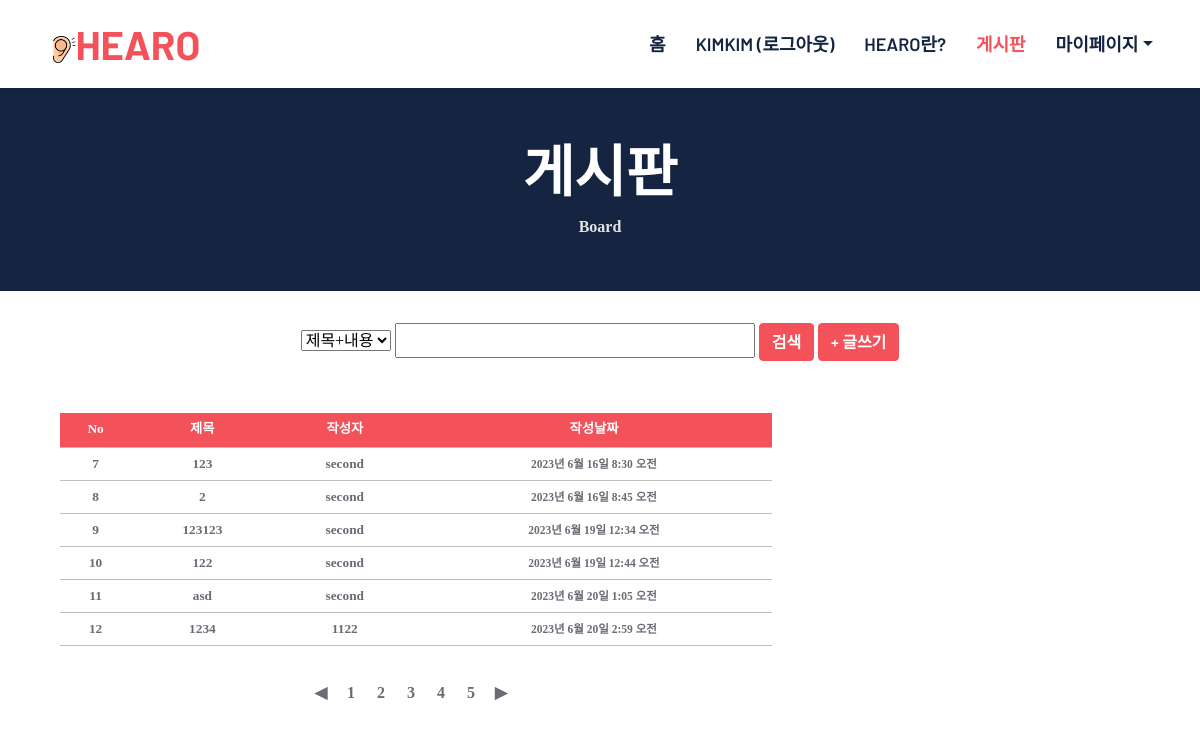
The page /Main/Post/ (signed in) on the database its author committed.
### SignIn/models.py (models this page shows, shortened)
class User(AbstractBaseUser):
    user_id = models.CharField(max_length=20, unique=True, primary_key=True)
    name = models.CharField(max_length=5)
    email = models.EmailField(max_length=30, unique=True)
    phone_num = models.CharField(max_length=11)
    emergency = models.CharField(max_length=11)
    address = models.CharField(max_length=50)
    gender = models.CharField(max_length=10)
    birth = models.DateField()
    medical_info = models.CharField(max_length=500,null=True, blank=True, default='')
    is_active = models.BooleanField(default=True)
    is_admin = models.BooleanField(default=False)
    is_staff = models.BooleanField(default=False)
    objects = UserManager()
    USERNAME_FIELD = 'user_id'
    REQUIRED_FIELDS = ['name', 'email', 'phone_num', 'emergency', 'address', 'gender', 'birth']
    @property
    def is_staff(self):
        return self.is_admin

### Main/models.py (models this page shows)
class Post(models.Model):
    post_id = models.AutoField(primary_key=True) # 게시물 번호 정수로 변경한 이유는 순서별로 정렬하기 위해
    user = models.ForeignKey(User, on_delete=models.CASCADE) # 글 작성자 id
    title = models.CharField(max_length=20) # 글 제목
    content = models.CharField(max_length=300) # 글의 내용
    date = models.DateTimeField(auto_now_add = True) # 글쓴 시간 년 월 일 시간 까지
    file = models.FileField(upload_to='', null=True) # 파일 media 에 저장

### Main/views.py (the view)
# urls.py: path('Post/', views.PostMove, name='Post'), # 문의 게시판
def PostMove(request):
    posts = Post.objects.all()  # 모든 게시물 가져오기
    return render(request, 'main/Post.html', {'posts': posts})

### templates/main/Post.html (shortened to what this page needs)
{% load static %}
<html lang="en">
    <head>
        <link href="https://cdnjs.cloudflare.com/ajax/libs/font-awesome/5.10.0/css/all.min.css" rel="stylesheet">
        <link href="https://cdn.jsdelivr.net/npm/bootstrap-icons@1.4.1/font/bootstrap-icons.css" rel="stylesheet">
        <link href="{%static 'lib/owlcarousel/assets/owl.carousel.min.css' %}" rel="stylesheet">
        <link href="{% static 'css/bootstrap.min.css' %}" rel="stylesheet">
        <link href="{% static 'css/style_board_list.css' %}" rel="stylesheet">
    <div>
        {% include "navbar.html" %}
    </head>
    <div class="container-fluid bg-dark p-5">
        <div class="row">
            <div class="col-12 text-center">
                <h1 class="display-4 text-white">게시판</h1>
                <a>Board</a>
            </div>
        </div>
    </div>
    <br>
    <li id='liSearchOption'>
        <div>
            <select id='selSearchOption' >
                <option value='A'>제목+내용</option>
            </select>
            <input id='txtKeyWord' style="width: 30%;"/>
            <input type='button' value='검색' class="btn btn-primary"/>
            <a href="{% url 'Main:PostNew' %}" class="btn btn-primary" id="right">+ 글쓰기</a>
        </div>
    </li>
    <div class="container-fluid py-6 px-5" id="right">
    <div class="container-fluid">
        <div class="row g-4" style="margin-top: calc(var(--bs-gutter-y) * -4.0);">
            <div class="col-lg-8">
                <div>
                    <br>
                    <ul>
                        <li>
                            <ul id ="ulTable">
                                <li>
                                    <ul>
                                        <a>No</a>
                                        <a>제목</a>
                                        <a>작성자</a>
                                        <a>작성날짜</a>
                                    </ul>
                                </li>
                                {% for post in posts %}
                                <li>
                                    <ul>
                                        <a class="center">{{ post.post_id}}</a>
                                        <a class="center" href='/Main/Post/{{ post.post_id }}/'>{{ post.title }}</a>
                                        <a class="center">{{ post.user_id}}</a>
                                        <a class="center" style="font-size: 11.5px;">{{ post.date }}</a>
                                    </ul>
                                </li>
                                {% endfor %}
                            </ul>
                        </li>
                        <br><br>
                        <li>
                            <div id="divPaging">
                                <div><a href="#">◀</a></div>
                                <div><a href="#">1</a></div>
                                <div><a href="#">2</a></div>
                                <div><a href="#">3</a></div>
                                <div><a href="#">4</a></div>
                                <div><a href="#">5</a></div>
                                <div><a href="#">▶</a></div>
                            </div>
                        </li>
                    </ul>
                </div>
            </div>
        </div>
    </div>
    </div>
</body>
</html>

### templates/navbar.html (shortened to what this page needs)
{% load static %}
<div>
    <nav class="navbar navbar-expand-lg bg-white navbar-light shadow-sm px-5 py-3 py-lg-0">
        <a href="{% url 'Main:index' %}" class="navbar-brand p-0">
            <h1 class="m-0 text-uppercase text-primary"><img class="hearo" src="{% static 'images/hearo_logo_3.png' %}"></i>HearO</h1>
        </a>
        <div class="collapse navbar-collapse" id="navbarCollapse">
            <div class="navbar-nav ms-auto py-0 me-n3">
                <a href="{% url 'Main:index' %}" class="nav-item nav-link {% if request.resolver_match.url_name == 'index' %}active{% endif %}">홈</a>
                {% if user.is_authenticated %}
                    <a class="nav-link" href="{% url 'SignIn:logout' %}">{{ user.user_id }} (로그아웃)</a>
                {% else %}
                    <a class="nav-link {% if request.resolver_match.url_name == 'first' %}active{% endif %}" href="{% url 'first' %}">로그인</a>
                {% endif %}
                <a href="{% url 'Main:info' %}" class="nav-item nav-link {% if request.resolver_match.url_name == 'info' %}active{% endif %}">HearO란?</a>
                <a href="{% url 'Main:Post' %}" class="nav-item nav-link {% if request.resolver_match.url_name == 'Post' or request.resolver_match.url_name == 'PostNew' or request.resolver_match.url_name == 'PostView' or request.resolver_match.url_name == 'PostUpdate' %}active{% endif %}">게시판</a>
                <div class="nav-item dropdown">
                    <a href="#" class="nav-link dropdown-toggle " data-bs-toggle="dropdown">마이페이지</a>
                </div>
        </div>
    </nav>
</div>

### static/css/style_board_list.css (style rules this page uses)
:root { --primary: #F3525A; --secondary: #F6F6F6; --light: #FFFFFF; --dark: #152440; }
input::placeholder { font-size: 0.7em; font-style: italic; }
#right { text-align: right; }
*,:after,:before { box-sizing:border-box }
a { color:inherit;text-decoration:none }
ul, li, a { list-style:none; text-align:center; padding:0; margin:0; }
#ulTable { margin-top:10px; }
#ulTable > li:first-child > ul > a { background-color: var(--primary); color: white; height: 35px; font-weight:bold; text-align:center; }
#ulTable > li > ul { clear:both; padding:0px auto; position:relative; min-width:40px; }
#ulTable > li > ul > a { float:left; font-size:10pt; border-bottom:1px solid silver; vertical-align:baseline; }
#ulTable > li > ul > a:first-child { width:10%; }
#ulTable > li > ul > a:first-child +a { width:20%; }
#ulTable > li > ul > a:first-child +a+a { width:20%; }
#ulTable > li > ul > a:first-child +a+a+a { width:50%; }
#divPaging { clear:both; margin:0 auto; width:220px; height:50px; }
#txtKeyWord { height: 35px; }
#divPaging > div { float:left; width: 30px; margin:0 auto; text-align:center; }
#liSearchOption { clear:both; }
#liSearchOption > div { margin:0 auto; width:auto; height:120px; }
h1, h2, .font-weight-bold { font-weight: 700 !important; }
.py-6 { padding-top: px; padding-bottom: 100%; }
.btn { font-family: 'Barlow', sans-serif; font-weight: 600; transition: .5s; }
.btn-primary { color: #FFFFFF; }
.navbar-light .navbar-nav .nav-link { font-family: 'Barlow', sans-serif; padding: 35px 15px; font-size: 18px; text-transform: uppercase; color: var(--dark); outline: none; transition: .5s; text-align: left; line-height: 1em; }
.navbar-light .navbar-nav .nav-link:hover, .navbar-light .navbar-nav .nav-link.active { color: var(--primary); }

### templates/main/Post.html (style rules this page uses)
.hearo { width: 27.5px; height: 27.5px; }

### rows shown on the page
User: user_id "KIMKIM"
Post: post_id "7", title "123", user_id "second", date "2023년 6월 16일 8:30 오전"
Post: post_id "8", title "2", user_id "second", date "2023년 6월 16일 8:45 오전"
Post: post_id "9", title "123123", user_id "second", date "2023년 6월 19일 12:34 오전"
Post: post_id "10", title "122", user_id "second", date "2023년 6월 19일 12:44 오전"
Post: post_id "11", title "asd", user_id "second", date "2023년 6월 20일 1:05 오전"
Post: post_id "12", title "1234", user_id "1122", date "2023년 6월 20일 2:59 오전"
